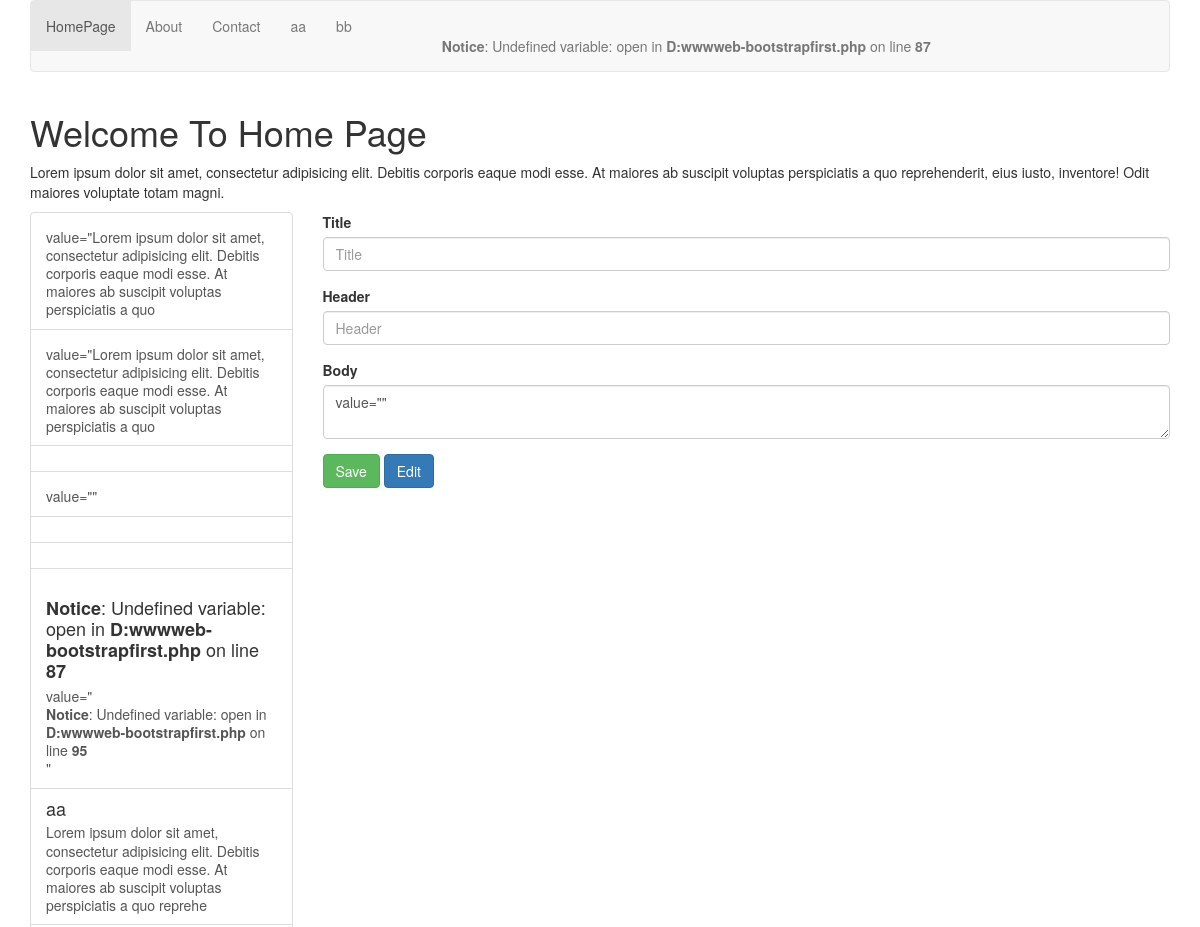
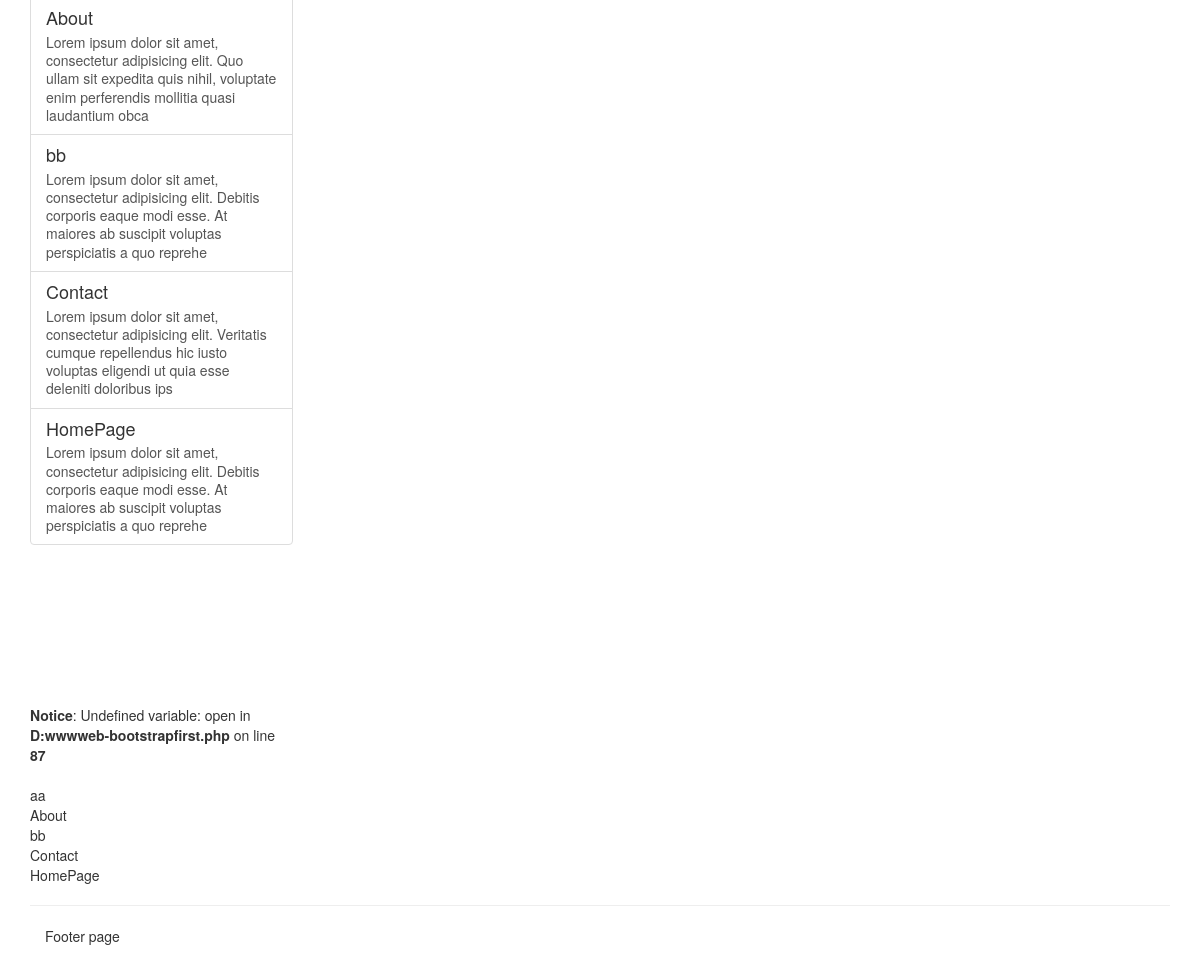
The page /first.php on the database its author committed (2 pictures, top to bottom).
### tables this page shows
CREATE TABLE `pages` (
  `id` int(15) NOT NULL,
  `user` int(15) NOT NULL,
  `title` varchar(255) NOT NULL,
  `header` varchar(255) NOT NULL,
  `body` longtext NOT NULL
);

### connect.php (called while the page is built)
<?php
$dbc = mysqli_connect("localhost","root","mohara","web-bootstrap") or die("Error : ".mysqli_connect_error());
if(isset($_GET['page'])){
	$pageid = $_GET['page'];
}else{
	$pageid = 1;
}
function datapage($dbc,$pageid){
	$sql = "select * from pages where id = '$pageid'";
	$result = mysqli_query($dbc,$sql);
	$data = mysqli_fetch_assoc($result);
	return $data;
}
$pageShow = datapage($dbc,$pageid);
?>

### first.php (the view, shortened to what this page needs)
<?php
include ('connect.php');
?>
<!DOCTYPE html>
<html lang="en">
<head>
    <link href="css/bootstrap.min.css" rel="stylesheet">
</head>
<body>
	<div class="container">
		<?php include ('navigation.php'); ?>
	</div>
	<div class="container">
		<h1><?php echo $pageShow['header']; ?></h1>
		<p><?php echo $pageShow['body']; ?></p>
	</div>
	<div class="container">
		<div class="row">
			<div class="col-md-3">
			<div class="list-group">
					<?php
					$sql = "select * from pages order by title asc";
					$result = mysqli_query($dbc,$sql);
					while($page_list = mysqli_fetch_assoc($result)){?>
						<?php $content = substr($page_list['body'],0,150); ?>
						<a href="first.php?select=<?php echo $page_list['id']; ?>" class="list-group-item">
							<h4 class="list-group-item-heading">
							<?php echo $page_list['title']; ?>
							</h4>
							<p class="list-group-item-text">
								<?php echo $content; ?>
							</p>
						</a>
					<?php } ?>
			</div>
				<?php
					$sql = "select * from pages order by title asc";
					$result = mysqli_query($dbc,$sql);
					while($page_list = mysqli_fetch_assoc($result)){
						echo $page_list['title']."<br>";
					}
				?>
			</div>
			<div class="col-md-9">
				<form id="commentForm" action="first.php" role="form" method="post">
					<div class="form-group">
						<label>Title</label>
						<input type="text" id="title" name="title" class="form-control" placeholder="Title" value="<?php echo $open['title'] ?>" required>
					</div>
					<div class="form-group">
						<label>Header</label>
						<input type="text" id="header" name="header" class="form-control" placeholder="Header" value="<?php echo $open['header'] ?>" required>
					</div>
					<div class="form-group">
						<label>Body</label>
						<textarea id="body" name="body" class="form-control" placeholder="Body" required>value="<?php echo $open['body'] ?>"</textarea>
					</div>
					<button type="submit" class="btn btn-success">Save</button>
					<button class="btn btn-primary">Edit</button>
				</form>
			</div>
		</div>
	</div>
	<div class="container">
		<?php include ('footerpage.php'); ?>
	</div>
</body>
</html>

### navigation.php
<nav class="navbar navbar-default" role="navigation">
	<ul class="nav navbar-nav">
	<?php
	$sql = "select * from pages";
	$result = mysqli_query($dbc,$sql);
	while($nav = mysqli_fetch_assoc($result)){
	?>
		<li <?php if($pageid==$nav['id']){echo "class='active'";} ?>><a href="first.php?page=<?php echo $nav['id']; ?>"><?php echo $nav['title']; ?></a></li>
		<?php } ?>
	</ul>
</nav>

### footerpage.php
<hr>
<footer>
	<div class="container">
		<p>Footer page</p>
	</div>
</footer>

### rows shown on the page
pages: title "HomePage", header "Welcome To Home Page", body "Lorem ipsum dolor sit amet, consectetur adipisicing elit. Debitis corporis eaque modi esse. At maiores ab suscipit voluptas perspiciatis a quo reprehenderit, eius iusto, inventore! Odit maiores voluptate totam magni.", body "Lorem ipsum dolor sit amet, consectetur adipisicing elit. Debitis corporis eaque modi esse. At maiores ab suscipit voluptas perspiciatis a quo reprehe"
pages: title "About", body "Lorem ipsum dolor sit amet, consectetur adipisicing elit. Quo ullam sit expedita quis nihil, voluptate enim perferendis mollitia quasi laudantium obca"
pages: title "Contact", body "Lorem ipsum dolor sit amet, consectetur adipisicing elit. Veritatis cumque repellendus hic iusto voluptas eligendi ut quia esse deleniti doloribus ips"
pages: title "aa", body "Lorem ipsum dolor sit amet, consectetur adipisicing elit. Debitis corporis eaque modi esse. At maiores ab suscipit voluptas perspiciatis a quo reprehe"
pages: title "bb", body "Lorem ipsum dolor sit amet, consectetur adipisicing elit. Debitis corporis eaque modi esse. At maiores ab suscipit voluptas perspiciatis a quo reprehe"
pages: title "Notice : Undefined variable: open in D:wwwweb-bootstrapfirst.php on line 87", body "value=\" Notice : Undefined variable: open in D:wwwweb-bootstrapfirst.php on line 95 \""
pages: body "value=\"Lorem ipsum dolor sit amet, consectetur adipisicing elit. Debitis corporis eaque modi esse. At maiores ab suscipit voluptas perspiciatis a quo"
pages: body "value=\"Lorem ipsum dolor sit amet, consectetur adipisicing elit. Debitis corporis eaque modi esse. At maiores ab suscipit voluptas perspiciatis a quo"
pages: body "value=\"\""
